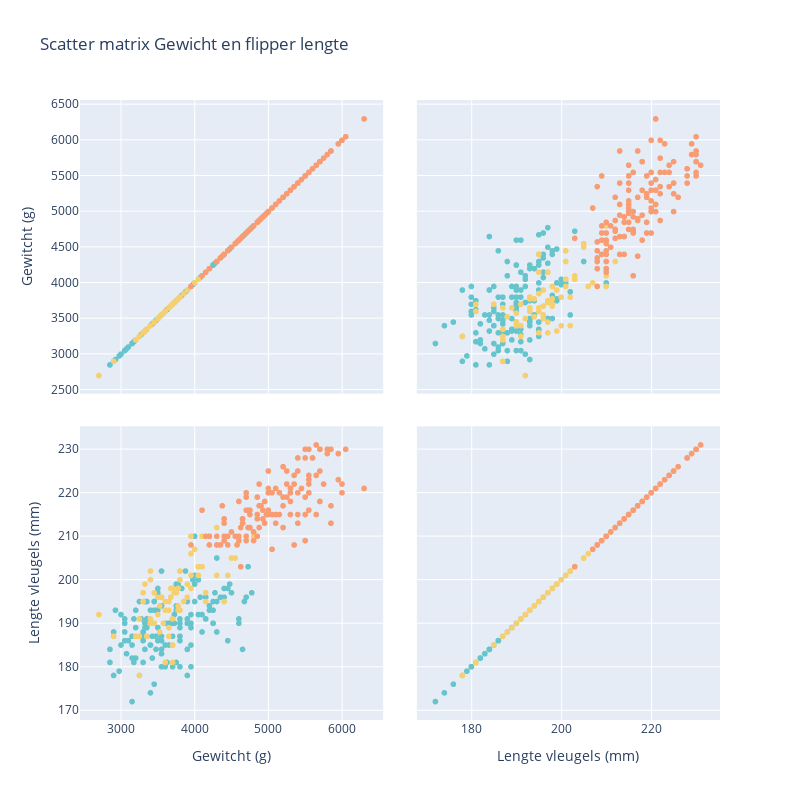

Notebook code cell kept with this figure:
### Markdown cell above
We willen de spreidingsdiagram van onderdeel 7 ook maken met behulp van de `plotly.graph_objects` om een aantal opties toe te voegen. 
* Maak een scatter matrix (splom). https://plotly.com/python/splom/
* Geef de verschillende soorten andere kleuren (als het kan, soortgelijke kleuren als in de voorgaande figuren, https://plotly.com/python/colorscales/)
* Geef de assen juiste namen en geef de figuur een passende titel

Zit in je in klas 1: 
* Zorg dat de markers doorzichtig zijn. Gebruik de waarde `0.3`.

Zit je in klas 2:
* Verberg de diagonale grafieken van de figuur.

Zit je in klas 3:
* Gebruik een hoogte en breedte van `800` voor deze figuur.

### Code cell
import plotly.graph_objects as go

### code

dim=['body_mass_g', 'flipper_length_mm']

marker = dict(
    color=df['species'].map({'Adelie':0, 'Chinstrap':1, 'Gentoo':2}),
    colorscale=['rgb(102, 197, 204)', 'rgb(246, 207, 113)', 'rgb(248, 156, 116)']
)

dim = [
    dict(label='Gewitcht (g)', values=df['body_mass_g']),
    dict(label='Lengte vleugels (mm)', values=df['flipper_length_mm'])
]

fig = go.Splom(dimensions=dim, marker=marker)


fig = go.Figure(fig)
fig.update_layout(width=800, height=800,
                  title='Scatter matrix Gewicht en flipper lengte')
fig.show()

### Figure 1 — Plotly figure (JSON) as saved in the notebook; plotly's stock layout.template omitted (floating-point values rounded to 4 significant figures; data arrays with more than 128 entries replaced by an {"elided": "..."} marker saying what was removed)
{"data": [{"dimensions": [{"label": "Gewitcht (g)", "values": {"elided": "344 int values"}}, {"label": "Lengte vleugels (mm)", "values": {"elided": "344 int values"}}], "marker": {"color": {"elided": "344 int values"}, "colorscale": [[0, "rgb(102, 197, 204)"], [0.5, "rgb(246, 207, 113)"], [1, "rgb(248, 156, 116)"]]}, "type": "splom"}], "layout": {"height": 800, "title": {"text": "Scatter matrix Gewicht en flipper lengte"}, "width": 800}}
